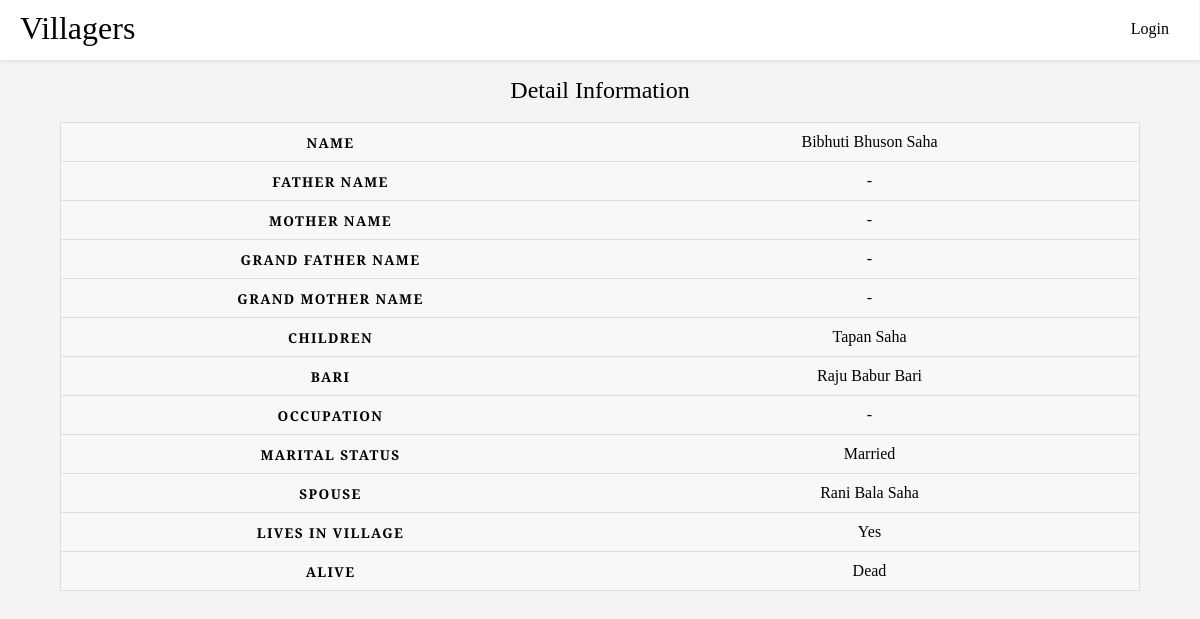
Before: /1/ with the older database file.
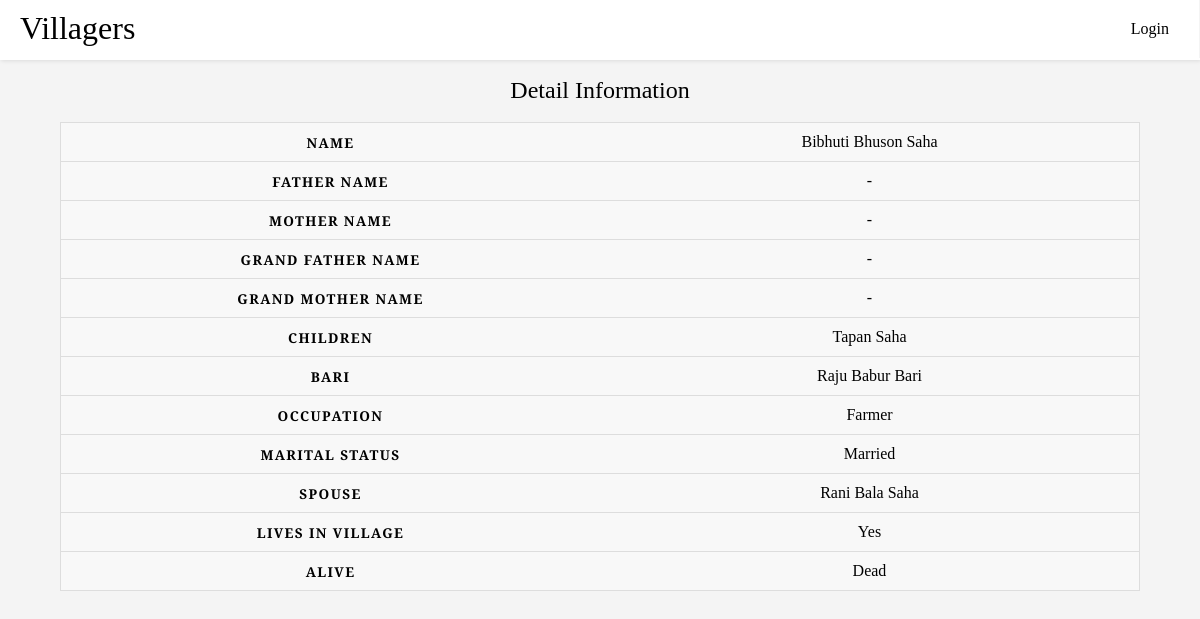
After: the same page with the newer database file.
### villagers/models.py (models this page shows)
class Villager(models.Model):
    name = models.CharField(max_length=50, blank=False, null=False, help_text='নাম')
    sex_option = (
        (None, ''),
        ('Male', 'Male'),
        ('Female', 'Female'),
    )
    sex = models.CharField(
        max_length=10,
        choices=sex_option,
        blank=False,
        default='',
        help_text='লিঙ্গ',
    )
    bari = models.ForeignKey('Bari', on_delete=models.SET_DEFAULT, default=None, help_text='বাড়ির নাম')
    father = models.ForeignKey('self', on_delete=models.SET_DEFAULT, default=None, blank=True, null=True,
                               related_name='father_name')
    mother = models.ForeignKey('self', on_delete=models.SET_DEFAULT, default=None, blank=True, null=True,
                               related_name="mother_name")
    grand_father = models.ForeignKey('self', on_delete=models.SET_DEFAULT, default=None, blank=True, null=True,
                                     related_name='grand_father_name')
    grand_mother = models.ForeignKey('self', on_delete=models.SET_DEFAULT, default=None, blank=True, null=True,
                                     related_name="grand_mother_name")
    highest_education = models.CharField(max_length=20, blank=True, null=True)
    highest_education_institute = models.CharField(max_length=100, blank=True, null=True)
    occupation = models.CharField(max_length=100, blank=True, null=True, help_text='পেশা')
    marital_status_option = (
        (None, ''),
        ('Married', 'Married'),
        ('Unmarried', 'Unmarried'),
    )
    marital_status = models.CharField(
        max_length=10,
        choices=marital_status_option,
        blank=False,
        default='',
        help_text='বৈবাহিক অবস্থা',
    )
    spouse = models.ForeignKey('self', on_delete=models.SET_DEFAULT, default=None, blank=True, null=True)
    lives_in_villager_option = (
        (None, ''),
        ('Yes', 'Yes'),
        ('No', 'No'),
    )
    lives_in_village = models.CharField(
        max_length=10,
        choices=lives_in_villager_option,
        blank=False,
        default='',
        help_text='বর্তমানে গ্রামে থাকেন?',
    )
    alive_option = (
        (None, ''),
        ('Alive', 'Alive'),
        ('Dead', 'Dead'),
    )
    alive = models.CharField(
        max_length=10,
        choices=alive_option,
        blank=False,
        default='',
        help_text='জীবিত আছেন?',
    )
    def __str__(self):
        return self.name
    def get_absolute_url(self):
        return reverse('villager-details', args=[str(self.id)])

class Bari(models.Model):
    name = models.CharField(max_length=50, null=False, unique=True)
    def __str__(self):
        return self.name

### villagers/views.py (the view)
# urls.py: path('<int:pk>/', detail, name='villager-details')
def detail(request, pk):
    villager = get_object_or_404(Villager, pk=pk)
    if villager.sex == 'Male':
        children = Villager.objects.filter(father=villager)
    else:
        children = Villager.objects.filter(mother=villager)
    context = {
        'villager': villager,
        'children': children,
    }
    return render(request, 'villagers/villager_details.html', context=context)

### villagers/templates/villagers/villager_details.html (shortened to what the changed rows need)
{% extends 'base_generic.html' %}
{% load static %}
{% block content %}
    <link href="{% static 'villagers/css/villager_details.css' %}" rel="stylesheet">
    <table>
        <caption >Detail Information</caption>
        <tbody>
            <tr>
                <th>name</th>
                <td data-label="NAME">
                    <a href="{{ villager.get_absolute_url }}" >{{ villager.name }} </a>
                </td>
            </tr>
            <tr>
                <th>Father name</th>
            </tr>
            <tr>
                <th>mother name</th>
            </tr>
            <tr>
                <th>grand Father name</th>
            </tr>
            <tr>
                <th>grand mother name</th>
            </tr>
            {% if children %}
                {% for child in children %}
                    {% if forloop.first %}
                        <tr>
                            <th rowspan="{{ children | length }}">Children</th>
                        </tr>
                    {% else %}
                        <tr>
                            <td data-label="Children">
                                <a href="{{ child.get_absolute_url }}">{{ child.name }}</a>
                            </td>
                        </tr>
                    {% endif %}
                {% endfor %}
            {% endif %}
            <tr>
                <th>bari</th>
                <td data-label="bari">
                    {% if villager.bari %}
                       {{ villager.bari }}
                    {% else %}
                        -
                    {% endif %}
                </td>
            </tr>
            <tr>
                <th>occupation</th>
                <td data-label="occupation">
                    {% if villager.occupation %}
                       {{ villager.occupation }}
                    {% else %}
                        -
                    {% endif %}
                </td>
            </tr>
            <tr>
                <th>marital status</th>
                <td data-label="marital_status">
                    {{ villager.marital_status }}
                </td>
            </tr>
            {% if villager.spouse %}
            <tr>
                <th>Spouse</th>
                <td data-label="highes education">
                    <a href="{{ villager.spouse.get_absolute_url }}">{{ villager.spouse }}</a>
                </td>
            </tr>
            {% endif %}
            <tr>
                <th>Lives in Village</th>
                <td data-level="lives in village">
                    {{ villager.lives_in_village }}
                </td>
            </tr>
            <tr>
                <th>Alive</th>
                <td data-level="Alive">
                     {{ villager.alive }}
                </td>
            </tr>
        </tbody>
    </table>
{% endblock %}

Changed rows visible on the page:
changed Villager "Bibhuti Bhuson Saha": occupation (not shown) → "Farmer"
